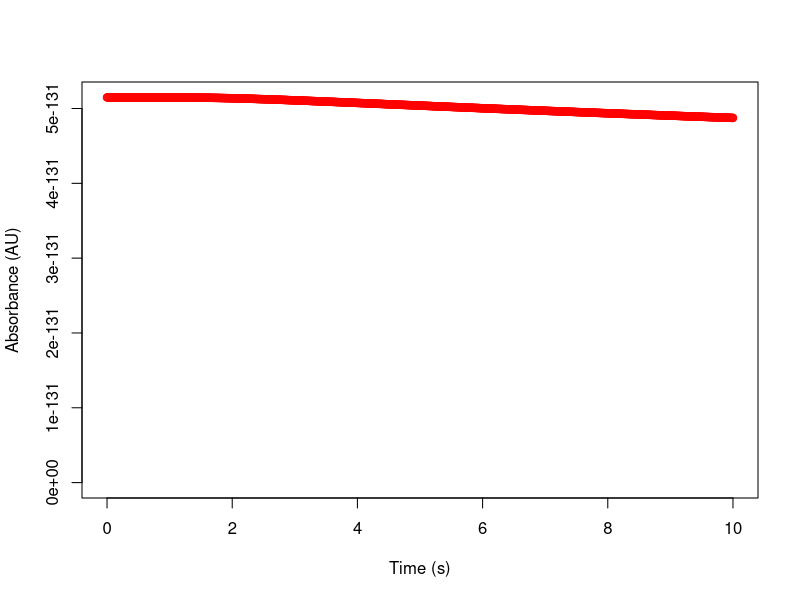

This chart was generated by the following R code:
#load file
data = read.csv(text="5.148200222412096e-131
5.148200222412095e-131
5.148200222412103e-131
5.148200222412532e-131
5.148200222417134e-131
5.148200222441352e-131
5.148200222527838e-131
5.148200222769496e-131
5.148200223339571e-131
5.14820022452767e-131
5.148200226780196e-131
5.148200230743532e-131
5.148200237308162e-131
5.148200247652093e-131
5.148200263281886e-131
5.148200286069942e-131
5.148200318286736e-131
5.148200362627015e-131
5.148200422229134e-131
5.14820050068693e-131
5.148200602053765e-131
5.148200730838525e-131
5.148200891993555e-131
5.148201090894693e-131
5.14820133331363e-131
5.148201625383011e-131
5.148201973554782e-131
5.148202384552302e-131
5.148202865316869e-131
5.14820342294934e-131
5.148204064647513e-131
5.148204797640018e-131
5.148205629117397e-131
5.148206566161118e-131
5.148207615671197e-131
5.148208784293096e-131
5.148210078344569e-131
5.148211503743024e-131
5.148213065933976e-131
5.148214769821163e-131
5.14821661969872e-131
5.148218619185951e-131
5.148220771164984e-131
5.148223077721745e-131
5.148225540090481e-131
5.148228158602135e-131
5.148230932636751e-131
5.148233860580092e-131
5.148236939784597e-131
5.148240166534778e-131
5.148243536017107e-131
5.148247042294401e-131
5.148250678284739e-131
5.148254435744839e-131
5.148258305257842e-131
5.148262276225452e-131
5.148266336864271e-131
5.148270474206264e-131
5.148274674103183e-131
5.148278921234807e-131
5.148283199120834e-131
5.148287490136254e-131
5.148291775530007e-131
5.148296035446758e-131
5.148300248951604e-131
5.148304394057458e-131
5.14830844775499e-131
5.148312386044877e-131
5.148316183972167e-131
5.148319815662594e-131
5.148323254360597e-131
5.148326472468903e-131
5.148329441589449e-131
5.14833213256549e-131
5.148334515524698e-131
5.14833655992308e-131
5.148338234589567e-131
5.148339507771099e-131
5.148340347178067e-131
5.148340720029952e-131
5.148340593101046e-131
5.148339932766107e-131
5.148338705045822e-131
5.148336875652002e-131
5.148334410032325e-131
5.14833127341463e-131
5.148327430850556e-131
5.148322847258537e-131
5.148317487466013e-131
5.1483113162508e-131
5.148304298381578e-131
5.148296398657386e-131
5.148287581946134e-131
5.148277813222015e-131
5.148267057601844e-131
5.148255280380228e-131
5.14824244706359e-131
5.148228523402961e-131
5.148213475425581e-131
5.148197269465247e-131
5.148179872191408e-131
5.148161250637015e-131
5.148141372225096e-131
5.148120204794067e-131
5.148097716621783e-131
5.148073876448334e-131
5.148048653497581e-131
5.148022017497467e-131
5.14799393869909e-131
5.14796438789457e-131
5.147933336433723e-131
5.147900756239562e-131
5.147866619822639e-131
5.147830900294266e-131
5.147793571378617e-131
5.147754607423764e-131
5.147713983411638e-131
5.147671674966978e-131
5.147627658365267e-131
5.14758191053971e-131
5.147534409087244e-131
5.147485132273664e-131
5.14743405903784e-131
5.147381168995087e-131
5.147326442439727e-131
5.147269860346817e-131
5.147211404373163e-131
5.147151056857558e-131
5.14708880082034e-131
5.147024619962263e-131
5.146958498662734e-131
5.146890421977417e-131
5.146820375635261e-131
5.146748346034987e-131
5.146674320240988e-131
5.146598285978791e-131
5.146520231629996e-131
5.146440146226774e-131
5.146358019445956e-131
5.146273841602695e-131
5.146187603643773e-131
5.146099297140547e-131
5.146008914281563e-131
5.145916447864864e-131
5.145821891290016e-131
5.145725238549875e-131
5.145626484222093e-131
5.145525623460424e-131
5.145422651985804e-131
5.145317566077257e-131
5.145210362562641e-131
5.145101038809214e-131
5.144989592714105e-131
5.144876022694637e-131
5.144760327678556e-131
5.144642507094182e-131
5.144522560860468e-131
5.14440048937702e-131
5.144276293514045e-131
5.144149974602291e-131
5.144021534422933e-131
5.143890975197479e-131
5.143758299577647e-131
5.143623510635272e-131
5.143486611852212e-131
5.143347607110303e-131
5.143206500681328e-131
5.143063297217045e-131
5.14291800173927e-131
5.142770619629995e-131
5.142621156621606e-131
5.14246961878716e-131
5.142316012530715e-131
5.142160344577785e-131
5.142002621965875e-131
5.141842852035081e-131
5.141681042418828e-131
5.141517201034684e-131
5.141351336075294e-131
5.141183455999424e-131
5.141013569523124e-131
5.140841685610984e-131
5.140667813467547e-131
5.140491962528812e-131
5.140314142453874e-131
5.140134363116706e-131
5.139952634598032e-131
5.139768967177375e-131
5.139583371325196e-131
5.139395857695192e-131
5.139206437116714e-131
5.139015120587326e-131
5.138821919265498e-131
5.138626844463414e-131
5.138429907639958e-131
5.138231120393789e-131
5.138030494456588e-131
5.137828041686413e-131
5.137623774061194e-131
5.137417703672396e-131
5.137209842718751e-131
5.137000203500187e-131
5.136788798411853e-131
5.13657563993829e-131
5.136360740647715e-131
5.136144113186464e-131
5.135925770273541e-131
5.135705724695298e-131
5.135483989300248e-131
5.135260576993997e-131
5.13503550073431e-131
5.13480877352628e-131
5.134580408417643e-131
5.134350418494183e-131
5.13411881687529e-131
5.133885616709606e-131
5.133650831170792e-131
5.133414473453428e-131
5.133176556768994e-131
5.13293709434199e-131
5.132696099406134e-131
5.132453585200704e-131
5.132209564966958e-131
5.131964051944655e-131
5.131717059368706e-131
5.131468600465892e-131
5.131218688451703e-131
5.130967336527268e-131
5.13071455787637e-131
5.130460365662567e-131
5.13020477302641e-131
5.12994779308272e-131
5.129689438917988e-131
5.129429723587847e-131
5.129168660114624e-131
5.128906261484987e-131
5.128642540647662e-131
5.128377510511232e-131
5.128111183942024e-131
5.12784357376206e-131
5.127574692747087e-131
5.127304553624685e-131
5.127033169072439e-131
5.126760551716192e-131
5.126486714128341e-131
5.126211668826252e-131
5.125935428270669e-131
5.125658004864257e-131
5.125379410950144e-131
5.125099658810589e-131
5.124818760665651e-131
5.124536728671954e-131
5.124253574921489e-131
5.123969311440487e-131
5.123683950188321e-131
5.123397503056503e-131
5.123109981867683e-131
5.122821398374737e-131
5.122531764259869e-131
5.122241091133811e-131
5.121949390535015e-131
5.121656673928913e-131
5.12136295270723e-131
5.121068238187342e-131
5.120772541611631e-131
5.120475874146949e-131
5.120178246884069e-131
5.119879670837197e-131
5.119580156943512e-131
5.119279716062749e-131
5.118978358976814e-131
5.118676096389439e-131
5.118372938925847e-131
5.118068897132493e-131
5.117763981476783e-131
5.117458202346875e-131
5.117151570051459e-131
5.116844094819616e-131
5.116535786800662e-131
5.11622665606405e-131
5.115916712599265e-131
5.115605966315791e-131
5.115294427043047e-131
5.114982104530391e-131
5.114669008447127e-131
5.114355148382539e-131
5.114040533845938e-131
5.113725174266739e-131
5.113409078994561e-131
5.113092257299332e-131
5.112774718371419e-131
5.112456471321791e-131
5.112137525182173e-131
5.111817888905232e-131
5.111497571364781e-131
5.111176581355994e-131
5.110854927595623e-131
5.110532618722261e-131
5.110209663296593e-131
5.109886069801658e-131
5.109561846643148e-131
5.109237002149689e-131
5.108911544573165e-131
5.108585482089017e-131
5.108258822796597e-131
5.107931574719489e-131
5.107603745805865e-131
5.10727534392885e-131
5.106946376886877e-131
5.106616852404083e-131
5.106286778130679e-131
5.105956161643346e-131
5.105625010445641e-131
5.105293331968405e-131
5.10496113357016e-131
5.104628422537561e-131
5.104295206085792e-131
5.103961491359019e-131
5.103627285430815e-131
5.103292595304618e-131
5.102957427914156e-131
5.102621790123918e-131
5.102285688729606e-131
5.101949130458597e-131
5.101612121970396e-131
5.101274669857111e-131
5.100936780643932e-131
5.100598460789584e-131
5.100259716686824e-131
5.099920554662907e-131
5.099580980980068e-131
5.099241001836006e-131
5.098900623364373e-131
5.098559851635249e-131
5.098218692655645e-131
5.097877152369969e-131
5.097535236660543e-131
5.097192951348068e-131
5.096850302192131e-131
5.096507294891696e-131
5.096163935085581e-131
5.095820228352968e-131
5.095476180213891e-131
5.095131796129711e-131
5.094787081503641e-131
5.094442041681194e-131
5.094096681950719e-131
5.093751007543852e-131
5.093405023636031e-131
5.093058735346975e-131
5.092712147741172e-131
5.092365265828366e-131
5.092018094564036e-131
5.091670638849892e-131
5.09132290353435e-131
5.090974893413012e-131
5.090626613229147e-131
5.090278067674166e-131
5.089929261388108e-131
5.089580198960088e-131
5.089230884928812e-131
5.088881323783003e-131
5.088531519961904e-131
5.088181477855707e-131
5.087831201806058e-131
5.087480696106489e-131
5.087129965002889e-131
5.086779012693956e-131
5.086427843331654e-131
5.086076461021668e-131
5.085724869823849e-131
5.085373073752658e-131
5.08502107677762e-131
5.084668882823753e-131
5.084316495772022e-131
5.083963919459763e-131
5.083611157681118e-131
5.083258214187473e-131
5.082905092687881e-131
5.082551796849485e-131
5.082198330297945e-131
5.081844696617852e-131
5.081490899353152e-131
5.081136942007554e-131
5.080782828044942e-131
5.080428560889781e-131
5.080074143927523e-131
5.079719580505012e-131
5.079364873930878e-131
5.07901002747593e-131
5.078655044373562e-131
5.078299927820126e-131
5.077944680975328e-131
5.077589306962611e-131
5.077233808869534e-131
5.076878189748148e-131
5.076522452615372e-131
5.076166600453364e-131
5.075810636209889e-131
5.075454562798684e-131
5.075098383099821e-131
5.074742099960068e-131
5.074385716193234e-131
5.074029234580536e-131
5.073672657870947e-131
5.073315988781525e-131
5.072959229997781e-131
5.072602384174011e-131
5.07224545393362e-131
5.071888441869472e-131
5.071531350544226e-131
5.071174182490644e-131
5.070816940211933e-131
5.070459626182065e-131
5.070102242846094e-131
5.069744792620469e-131
5.069387277893352e-131
5.069029701024937e-131
5.068672064347736e-131
5.068314370166907e-131
5.067956620760539e-131
5.067598818379964e-131
5.067240965250037e-131
5.066883063569452e-131
5.066525115511011e-131
5.066167123221921e-131
5.065809088824074e-131
5.065451014414346e-131
5.065092902064844e-131
5.06473475382322e-131
5.064376571712909e-131
5.064018357733432e-131
5.063660113860636e-131
5.063301842046981e-131
5.062943544221786e-131
5.062585222291507e-131
5.062226878139979e-131
5.061868513628676e-131
5.06151013059696e-131
5.061151730862343e-131
5.06079331622072e-131
5.060434888446623e-131
5.060076449293455e-131
5.059718000493729e-131
5.059359543759313e-131
5.059001080781666e-131
5.058642613232059e-131
5.058284142761805e-131
5.057925671002498e-131
5.05756719956623e-131
5.057208730045811e-131
5.056850264014993e-131
5.056491803028687e-131
5.056133348623176e-131
5.055774902316332e-131
5.05541646560782e-131
5.055058039979319e-131
5.054699626894706e-131
5.05434122780029e-131
5.053982844124982e-131
5.053624477280521e-131
5.053266128661653e-131
5.052907799646336e-131
5.052549491595927e-131
5.052191205855382e-131
5.051832943753436e-131
5.051474706602789e-131
5.0511164957003e-131
5.050758312327156e-131
5.050400157749076e-131
5.050042033216452e-131
5.049683939964565e-131
5.049325879213735e-131
5.048967852169505e-131
5.048609860022799e-131
5.048251903950111e-131
5.047893985113654e-131
5.04753610466153e-131
5.047178263727901e-131
5.046820463433143e-131
5.046462704883999e-131
5.046104989173752e-131
5.04574731738238e-131
5.045389690576686e-131
5.045032109810487e-131
5.04467457612473e-131
5.044317090547672e-131
5.043959654095001e-131
5.043602267770002e-131
5.043244932563687e-131
5.04288764945494e-131
5.042530419410674e-131
5.042173243385937e-131
5.041816122324087e-131
5.041459057156895e-131
5.041102048804708e-131
5.040745098176562e-131
5.040388206170318e-131
5.040031373672796e-131
5.039674601559899e-131
5.039317890696748e-131
5.038961241937791e-131
5.038604656126945e-131
5.038248134097713e-131
5.037891676673288e-131
5.037535284666707e-131
5.037178958880934e-131
5.036822700109001e-131
5.036466509134115e-131
5.036110386729767e-131
5.035754333659855e-131
5.035398350678789e-131
5.035042438531606e-131
5.034686597954077e-131
5.034330829672802e-131
5.033975134405348e-131
5.033619512860319e-131
5.033263965737483e-131
5.032908493727867e-131
5.032553097513859e-131
5.032197777769303e-131
5.031842535159613e-131
5.031487370341856e-131
5.031132283964854e-131
5.030777276669289e-131
5.030422349087772e-131
5.030067501844974e-131
5.029712735557687e-131
5.029358050834924e-131
5.029003448278025e-131
5.028648928480715e-131
5.028294492029227e-131
5.027940139502359e-131
5.027585871471585e-131
5.02723168850112e-131
5.026877591148019e-131
5.026523579962251e-131
5.02616965548678e-131
5.025815818257658e-131
5.025462068804091e-131
5.025108407648531e-131
5.024754835306742e-131
5.024401352287882e-131
5.024047959094593e-131
5.023694656223048e-131
5.023341444163053e-131
5.022988323398106e-131
5.022635294405476e-131
5.022282357656272e-131
5.021929513615514e-131
5.021576762742206e-131
5.021224105489402e-131
5.020871542304279e-131
5.020519073628206e-131
5.020166699896799e-131
5.019814421540005e-131
5.01946223898215e-131
5.019110152642024e-131
5.018758162932919e-131
5.018406270262722e-131
5.01805447503395e-131
5.017702777643831e-131
5.017351178484354e-131
5.016999677942337e-131
5.01664827639948e-131
5.016296974232425e-131
5.015945771812826e-131
5.015594669507376e-131
5.015243667677903e-131
5.014892766681406e-131
5.014541966870099e-131
5.014191268591492e-131
5.013840672188421e-131
5.013490177999123e-131
5.013139786357266e-131
5.012789497592031e-131
5.012439312028123e-131
5.012089229985866e-131
5.011739251781217e-131
5.011389377725845e-131
5.011039608127158e-131
5.010689943288358e-131
5.010340383508501e-131
5.009990929082529e-131
5.009641580301321e-131
5.009292337451742e-131
5.008943200816697e-131
5.008594170675157e-131
5.008245247302216e-131
5.007896430969136e-131
5.007547721943391e-131
5.007199120488703e-131
5.006850626865083e-131
5.006502241328899e-131
5.006153964132877e-131
5.005805795526173e-131
5.005457735754401e-131
5.005109785059684e-131
5.004761943680677e-131
5.004414211852619e-131
5.004066589807366e-131
5.003719077773436e-131
5.003371675976039e-131
5.003024384637119e-131
5.002677203975385e-131
5.002330134206365e-131
5.001983175542417e-131
5.001636328192786e-131
5.001289592363624e-131
5.000942968258038e-131
5.000596456076114e-131
5.000250056014963e-131
4.999903768268731e-131
4.999557593028665e-131
4.999211530483124e-131
4.998865580817613e-131
4.998519744214823e-131
4.998174020854657e-131
4.997828410914264e-131
4.997482914568074e-131
4.997137531987813e-131
4.996792263342551e-131
4.996447108798727e-131
4.996102068520176e-131
4.995757142668154e-131
4.995412331401375e-131
4.99506763487604e-131
4.994723053245853e-131
4.994378586662074e-131
4.994034235273508e-131
4.993689999226577e-131
4.993345878665309e-131
4.993001873731383e-131
4.992657984564158e-131
4.992314211300694e-131
4.991970554075769e-131
4.991627013021916e-131
4.99128358826945e-131
4.990940279946486e-131
4.990597088178957e-131
4.990254013090659e-131
4.989911054803253e-131
4.989568213436305e-131
4.989225489107297e-131
4.988882881931658e-131
4.988540392022786e-131
4.988198019492072e-131
4.987855764448908e-131
4.987513627000736e-131
4.987171607253046e-131
4.986829705309405e-131
4.986487921271488e-131
4.986146255239083e-131
4.985804707310122e-131
4.985463277580699e-131
4.985121966145091e-131
4.984780773095778e-131
4.984439698523467e-131
4.984098742517102e-131
4.983757905163884e-131
4.983417186549308e-131
4.983076586757158e-131
4.982736105869548e-131
4.982395743966916e-131
4.98205550112807e-131
4.98171537743018e-131
4.98137537294882e-131
4.981035487757961e-131
4.980695721930011e-131
4.980356075535817e-131
4.980016548644695e-131
4.979677141324436e-131
4.979337853641322e-131
4.978998685660154e-131
4.978659637444259e-131
4.978320709055512e-131
4.977981900554345e-131
4.977643211999766e-131
4.977304643449381e-131
4.976966194959393e-131
4.976627866584645e-131
4.976289658378605e-131
4.975951570393397e-131
4.975613602679814e-131
4.975275755287334e-131
4.974938028264129e-131
4.974600421657085e-131
4.974262935511811e-131
4.97392556987266e-131
4.973588324782737e-131
4.973251200283904e-131
4.972914196416819e-131
4.972577313220926e-131
4.972240550734476e-131
4.971903908994547e-131
4.971567388037037e-131
4.971230987896703e-131
4.970894708607155e-131
4.970558550200877e-131
4.970222512709229e-131
4.969886596162475e-131
4.969550800589782e-131
4.969215126019238e-131
4.968879572477865e-131
4.968544139991623e-131
4.968208828585428e-131
4.967873638283172e-131
4.967538569107708e-131
4.967203621080888e-131
4.966868794223559e-131
4.966534088555583e-131
4.966199504095848e-131
4.96586504086225e-131
4.965530698871761e-131
4.965196478140381e-131
4.96486237868319e-131
4.964528400514325e-131
4.964194543647018e-131
4.963860808093599e-131
4.963527193865488e-131
4.963193700973223e-131
4.962860329426471e-131
4.962527079234029e-131
4.962193950403833e-131
4.961860942942975e-131
4.961528056857698e-131
4.961195292153425e-131
4.960862648834756e-131
4.960530126905474e-131
4.960197726368567e-131
4.959865447226218e-131
4.95953328947983e-131
4.959201253130031e-131
4.958869338176671e-131
4.958537544618854e-131
4.958205872454914e-131
4.957874321682456e-131
4.957542892298341e-131
4.957211584298705e-131
4.956880397678961e-131
4.956549332433814e-131
4.956218388557264e-131
4.955887566042609e-131
4.955556864882465e-131
4.955226285068765e-131
4.95489582659276e-131
4.954565489445047e-131
4.954235273615554e-131
4.953905179093558e-131
4.953575205867697e-131
4.953245353925961e-131
4.952915623255719e-131
4.952586013843705e-131
4.952256525676044e-131
4.951927158738251e-131
4.951597913015228e-131
4.951268788491292e-131
4.950939785150154e-131
4.95061090297495e-131
4.95028214194824e-131
4.94995350205201e-131
4.949624983267675e-131
4.949296585576096e-131
4.948968308957583e-131
4.94864015339189e-131
4.94831211885824e-131
4.947984205335316e-131
4.94765641280127e-131
4.947328741233734e-131
4.947001190609821e-131
4.946673760906129e-131
4.946346452098758e-131
4.946019264163294e-131
4.945692197074838e-131
4.945365250808003e-131
4.945038425336902e-131
4.944711720635189e-131
4.944385136676029e-131
4.944058673432124e-131
4.94373233087571e-131
4.943406108978571e-131
4.943080007712033e-131
4.94275402704697e-131
4.942428166953818e-131
4.942102427402577e-131
4.941776808362798e-131
4.941451309803622e-131
4.941125931693758e-131
4.940800674001495e-131
4.940475536694708e-131
4.940150519740859e-131
4.939825623107009e-131
4.939500846759819e-131
4.939176190665543e-131
4.938851654790056e-131
4.938527239098836e-131
4.938202943556986e-131
4.937878768129219e-131
4.937554712779878e-131
4.937230777472938e-131
4.936906962172005e-131
4.936583266840321e-131
4.936259691440768e-131
4.93593623593588e-131
4.935612900287836e-131
4.935289684458469e-131
4.934966588409268e-131
4.934643612101383e-131
4.934320755495639e-131
4.933998018552511e-131
4.933675401232158e-131
4.933352903494417e-131
4.933030525298804e-131
4.93270826660451e-131
4.932386127370423e-131
4.932064107555115e-131
4.931742207116858e-131
4.931420426013619e-131
4.931098764203063e-131
4.930777221642565e-131
4.930455798289199e-131
4.930134494099761e-131
4.929813309030759e-131
4.929492243038411e-131
4.929171296078661e-131
4.928850468107181e-131
4.928529759079365e-131
4.92820916895034e-131
4.927888697674966e-131
4.927568345207841e-131
4.927248111503299e-131
4.92692799651542e-131
4.926608000198026e-131
4.926288122504696e-131
4.92596836338875e-131
4.925648722803269e-131
4.925329200701094e-131
4.925009797034817e-131
4.924690511756806e-131
4.924371344819178e-131
4.924052296173833e-131
4.923733365772432e-131
4.923414553566421e-131
4.923095859507013e-131
4.922777283545208e-131
4.922458825631776e-131
4.92214048571729e-131
4.921822263752089e-131
4.921504159686317e-131
4.921186173469903e-131
4.920868305052573e-131
4.920550554383857e-131
4.920232921413064e-131
4.919915406089329e-131
4.919598008361577e-131
4.919280728178544e-131
4.918963565488772e-131
4.918646520240617e-131
4.918329592382251e-131
4.918012781861655e-131
4.917696088626638e-131
4.917379512624815e-131
4.91706305380364e-131
4.916746712110383e-131
4.916430487492144e-131
4.916114379895842e-131
4.915798389268243e-131
4.915482515555937e-131
4.915166758705348e-131
4.914851118662744e-131
4.914535595374231e-131
4.914220188785752e-131
4.913904898843095e-131
4.913589725491892e-131
4.913274668677632e-131
4.912959728345645e-131
4.912644904441111e-131
4.912330196909066e-131
4.912015605694404e-131
4.911701130741872e-131
4.911386771996076e-131
4.911072529401485e-131
4.910758402902425e-131
4.910444392443096e-131
4.910130497967554e-131
4.909816719419731e-131
4.90950305674342e-131
4.90918950988229e-131
4.908876078779887e-131
4.908562763379627e-131
4.908249563624801e-131
4.907936479458575e-131
4.907623510824007e-131
4.907310657664024e-131
4.906997919921444e-131
4.906685297538963e-131
4.906372790459164e-131
4.906060398624522e-131
4.905748121977401e-131
4.905435960460046e-131
4.905123914014608e-131
4.904811982583127e-131
4.904500166107521e-131
4.90418846452964e-131
4.903876877791196e-131
4.903565405833829e-131
4.903254048599059e-131
4.902942806028316e-131
4.902631678062944e-131
4.902320664644171e-131
4.902009765713151e-131
4.901698981210936e-131
4.901388311078489e-131
4.901077755256685e-131
4.90076731368631e-131
4.90045698630806e-131
4.900146773062555e-131
4.899836673890318e-131
4.899526688731803e-131
4.899216817527365e-131
4.8989070602173e-131
4.898597416741808e-131
4.898287887041015e-131
4.897978471054977e-131
4.897669168723663e-131
4.897359979986977e-131
4.897050904784746e-131
4.896741943056728e-131
4.896433094742607e-131
4.896124359781998e-131
4.895815738114451e-131
4.895507229679437e-131
4.895198834416378e-131
4.894890552264617e-131
4.894582383163439e-131
4.894274327052065e-131
4.893966383869652e-131
4.893658553555301e-131
4.893350836048045e-131
4.89304323128687e-131
4.892735739210689e-131
4.892428359758373e-131
4.892121092868731e-131
4.891813938480509e-131
4.891506896532417e-131
4.891199966963094e-131
4.890893149711142e-131
4.890586444715099e-131
4.890279851913467e-131
4.889973371244689e-131
4.889667002647158e-131
4.889360746059232e-131
4.88905460141921e-131
4.888748568665355e-131
4.888442647735877e-131
4.88813683856895e-131
4.887831141102702e-131
4.887525555275219e-131
4.887220081024548e-131
4.886914718288698e-131
4.886609467005629e-131
4.886304327113279e-131
4.885999298549526e-131
4.885694381252233e-131
4.885389575159214e-131
4.885084880208259e-131
4.884780296337108e-131
4.884475823483481e-131
4.884171461585062e-131
4.8838672105795e-131
4.883563070404417e-131
4.8832590409974e-131
4.882955122296008e-131
4.882651314237774e-131
4.882347616760202e-131
4.882044029800767e-131
4.881740553296913e-131
4.881437187186069e-131
4.88113393140563e-131
4.880830785892969e-131
4.880527750585435e-131
4.880224825420357e-131
4.879922010335032e-131
4.87961930526675e-131
4.879316710152767e-131
4.879014224930327e-131
4.878711849536645e-131
4.878409583908928e-131
4.878107427984355e-131
4.877805381700097e-131
4.877503444993295e-131
4.877201617801087e-131
4.876899900060586e-131
4.876598291708893e-131
4.876296792683088e-131
4.875995402920253e-131
4.875694122357439e-131
4.875392950931692e-131
4.875091888580044e-131
4.874790935239518e-131
4.874490090847128e-131
4.874189355339863e-131")
times <- seq(from=0, to=10, by=0.01)

maximum <- max(data)

png(filename = "beers.png");
plot(times, data[,1], col=hsv(0, 1, 1), ylim=c(0, maximum), xlab="Time (s)", ylab="Absorbance (AU)")

dev.off()
